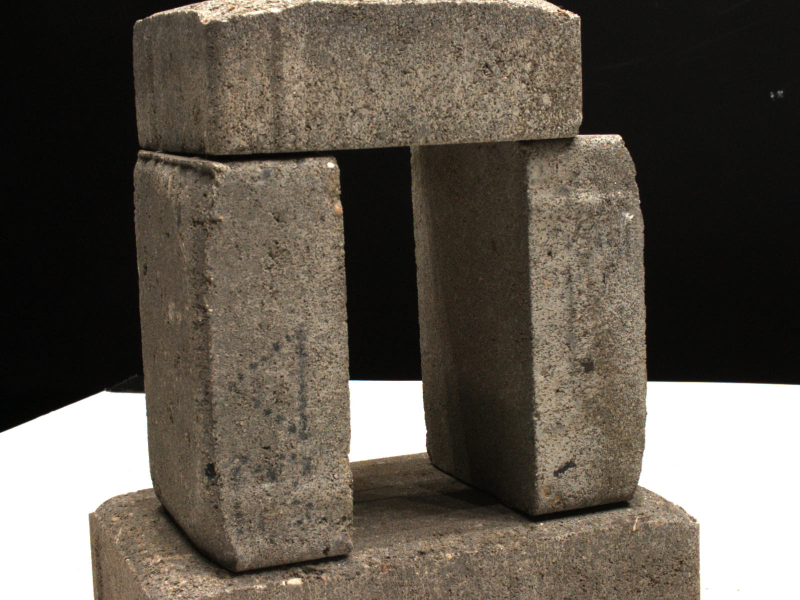
#> input picture ex_02_sfm_and_stereo/code/sfm/img1.jpg, 1600 x 1200 px (shown at 1/2 size)
$ jupyter execute --allow-errors sfm.ipynb   (shell and % lines are left out)
#> lines starting #> are read from the running program, lines starting #| are printed output that depends on the picture; after the words box and inside, x2 and y2 are one past the last pixel; in counts of white or black regions, pixels touching at a corner belong together
# Computer Vision Lecture - Exercise 2 Part 1 - Structure-from-Motion

This first part of exercise 2 contains hands-on coding problems in two-frame structure from motion. More specifically, given a pair of views with known camera intrinsics and matched correspondence points based on SIFT features, we will implement the 8-point algorithm to recover both the fundamental and essential matrix. We will look at both the "vanilla" and the normalized version and compare their robustness to noisy correspondence points. In a next step, we will implement triangulation via the DLT, which you are already familiar with from the previous exercise. With that
we have all the necessary building blocks to recover both the relative pose of the two views and a 3d-reconstruction of the scene.

As in the previous exercise, this notebook guides you through the relevant steps. When you see helper functions, you don't need to do anything - they are already implemented. The functions you need to implement are indicated as Exercise Function and where applicable the sections you need to fill in are marked. Sometimes, you can find Hints - these are written upside-down so you can first try to find the solution without reading them.

Happy hacking!

## Preliminaries

Let's first import relevant libaries, load the images/views along with their calibration data and visualize them.

[cell 1]
#Uncomment below to install dependencies in google colab

import cv2
import json

import numpy as np
import matplotlib.pyplot as plt

# Load images
img1 = cv2.cvtColor(cv2.imread('./img1.jpg'), cv2.COLOR_BGR2RGB)
img2 = cv2.cvtColor(cv2.imread('./img2.jpg'), cv2.COLOR_BGR2RGB)
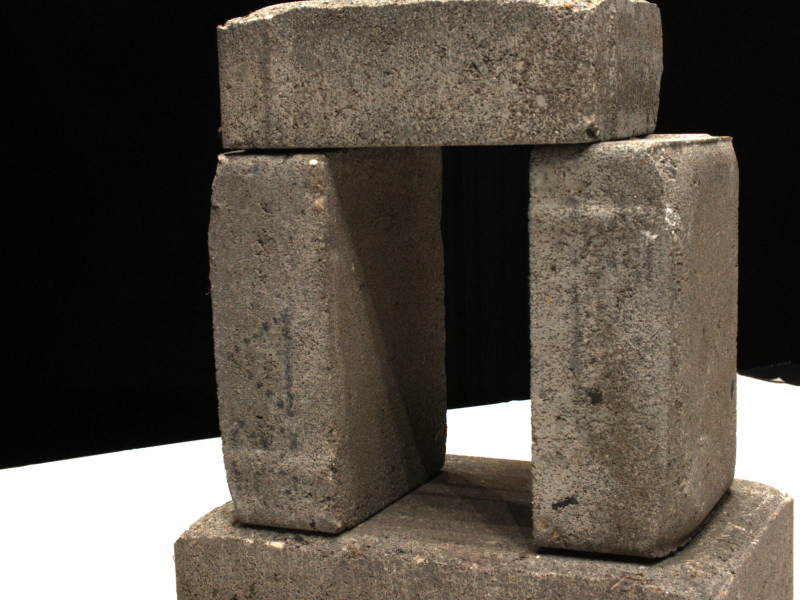
#> input picture ex_02_sfm_and_stereo/code/sfm/img2.jpg, 1600 x 1200 px (shown at 1/2 size)

# Load cameras file
camera_dict = np.load('./cameras.npz')
#> (reads ex_02_sfm_and_stereo/code/sfm/cameras.npz from the repository)
# camera1
scale_mat1 = camera_dict['scale_mat_%d' % 45].astype(np.float32)
world_mat1 = camera_dict['world_mat_%d' % 45].astype(np.float32)
proj_mat1 = (world_mat1 @ scale_mat1)[:3, :4]
K1 = cv2.decomposeProjectionMatrix(proj_mat1)[0]
K1 = K1/K1[2, 2]
# camera2
scale_mat2 = camera_dict['scale_mat_%d' % 41].astype(np.float32)
world_mat2 = camera_dict['world_mat_%d' % 41].astype(np.float32)
proj_mat2 = (world_mat2 @ scale_mat2)[:3, :4]
K2 = cv2.decomposeProjectionMatrix(proj_mat2)[0]
K2 = K2/K2[2, 2]

# Let's visualize the images
f = plt.figure(figsize=(15, 5))
ax1 = f.add_subplot(121)
ax2 = f.add_subplot(122)
ax1.imshow(img1)
ax2.imshow(img2)
plt.show()
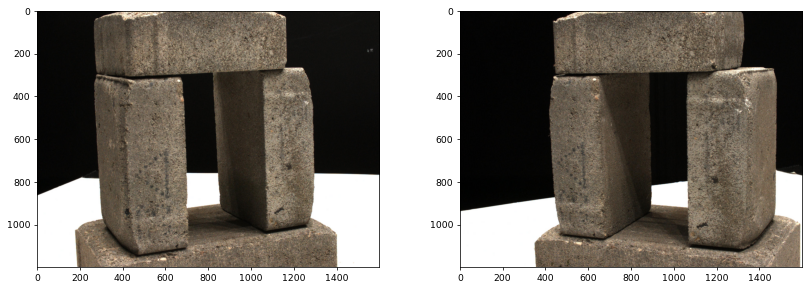
#> figure drawn by matplotlib, 2 panels

Next, we need to find correspondence points for the two views. For this we provide a helper function which first finds salient points using SIFT and then performs k-nearest neighbour matching based on these SIFT features. To remove outliers we perform the ratio test. SIFT is just one of many descriptors implemented in OpenCV - feel free to try some others and also play around with the ratio parameter for outlier removal. Once computed, we can visualize the matches.

[cell 2]
###########################
##### Helper Function #####
###########################
def get_keypoints(img1, img2):
    '''
    Finds correspondence points between two images by searching for salient
    points via SIFT and then searching for matches via k-nearest neighours.
    Performs a ratio test to filter for outliers.

    Args:
        img1 (np.ndarray): image, first view
        img2 (np.ndarray): image, second view
    Returns:
        p_source(np.ndarray): Nx3 array of correspondence points in first view
            in homogenous image coordinates.
        p_source(np.ndarray): Nx3 array of correspondence points in second view
            in homogenous image coordinates.
    '''
    # Initialize feature description algorithm
    # We are going to use SIFT but OpenCV provides
    # implementations for many more - feel free to try them!
    descriptor = cv2.SIFT_create(nfeatures=10000)

    keypoints1, features1 = descriptor.detectAndCompute(img1, None)
#> keypoints1 = 10000 keypoints; strongest (x, y, size): (204, 883, 140.3), (662, 329, 9.6), (1153, 31, 4.4), (1135, 24, 5.1)
    keypoints2, features2 = descriptor.detectAndCompute(img2, None)
#> keypoints2 = 10001 keypoints; strongest (x, y, size): (974, 866, 95.1), (360, 966, 127.5), (442, 314, 9), (1557, 758, 4.7)

    # Initialize matching algorithm
    # We are going to use k-nearest neighbours with L2 as the distance measure
    bf = cv2.BFMatcher_create(cv2.NORM_L2)

    # Find matching points
    matches = bf.knnMatch(features1, features2, k=2)
#> matches = 10000 matches

    # Remove outliers via ratio test
    good = []
    for m, n in matches:
        if m.distance < 0.5 * n.distance:
            good.append(m)
#> after the loop, good = 458 matches

    # Select matched points
    keypoints1 = np.float32(
        [ keypoints1[good_match.queryIdx].pt for good_match in good ]
    ).reshape(-1,2)
#> keypoints1 = 458 pairs, first value 474.4 to 1276, second value 16.28 to 1176
    keypoints2 = np.float32(
        [ keypoints2[good_match.trainIdx].pt for good_match in good ]
    ).reshape(-1,2)
#> keypoints2 = 458 pairs, first value 469.6 to 1322.4, second value 10.74 to 1102.3

    # Augment point vectors
    N = keypoints1.shape[0]
    keypoints1 = np.concatenate([keypoints1, np.ones((N, 1))], axis=-1)
#> keypoints1 = 458 rows, first 8: [1269.4, 610.6, 1], [1264, 438.5, 1], [1250.3, 442.6, 1], [1244.3, 584, 1], [1230.7, 365.9, 1], [1230.7, 365.9, 1], [1228.8, 582.5, 1], [1226.2, 686.8, 1]
    keypoints2 = np.concatenate([keypoints2, np.ones((N, 1))], axis=-1)
#> keypoints2 = 458 rows, first 8: [1312.6, 675.6, 1], [1310.4, 478.5, 1], [1293.3, 482, 1], [1281.2, 641.5, 1], [1270, 393.2, 1], [1270, 393.2, 1], [1261.4, 637.7, 1], [1254.5, 753.8, 1]

    return keypoints1, keypoints2

###########################
##### Helper Function #####
###########################
def draw_matches(img1, img2, keypoints1, keypoints2):
    '''
    Returns a visualization of correspondences accross two images.

    Args:
        img1 (np.ndarray): image, first view
        img2 (np.ndarray): image, second view
        keypoints1 (np.ndarray): Nx3 array of correspondence points in first
            view in homogenous image coordinates.
        keypoints2 (np.ndarray): Nx3 array of correspondence points in second
            view in homogenous image coordinates.

    Returns:
        output_img (np.ndarray): image, horizontally stacked first and sedond
        view with correspondence points overlaid.
    '''
    h1, w1 = img1.shape[:2]
    h2, w2 = img2.shape[:2]

    # stack views horizontally
    output_img = np.zeros((max([h1, h2]), w1 + w2, 3), dtype='uint8')
    output_img[:h1, :w1, :] = np.dstack([img1])
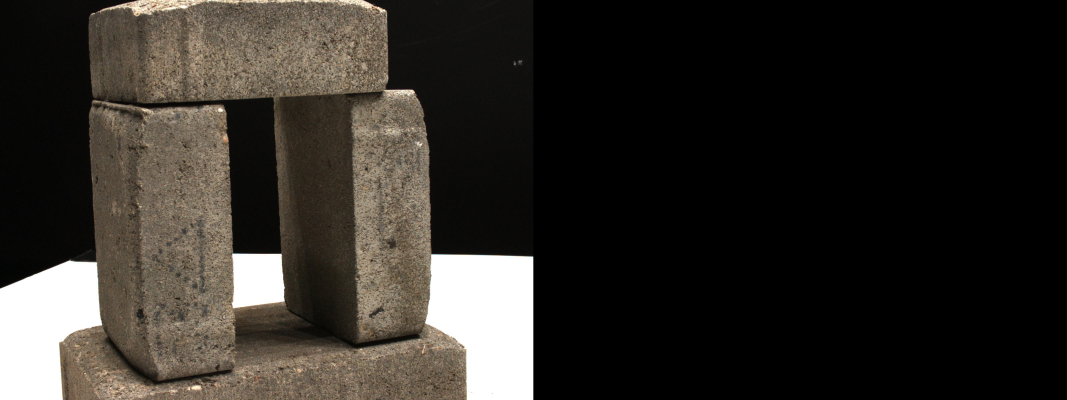
#> output_img: shape (1200, 3200, 3) (shown at 1/3 size); mean R, G, B 47.6, 43.9, 39
    output_img[:h2, w1:w1 + w2, :] = np.dstack([img2])
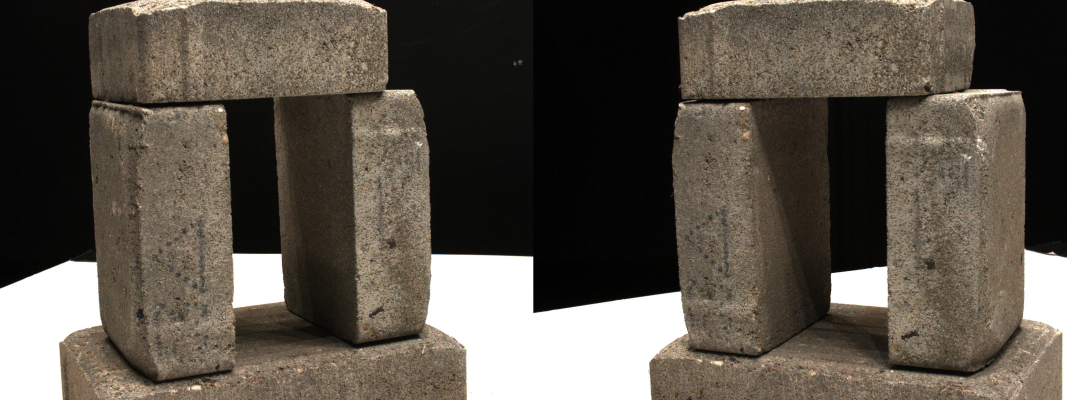
#> output_img: shape (1200, 3200, 3) (shown at 1/3 size); mean R, G, B 90.3, 83, 73.5

    # draw correspondences
    # we only visualize only a subset for clarity
    for p1, p2 in zip(keypoints1[::4], keypoints2[::4]):
        (x1, y1) = p1[:2]
        (x2, y2) = p2[:2]

        cv2.circle(output_img, (int(x1), int(y1)), 10, (0, 255, 255), 10)
        cv2.circle(output_img, (int(x2) + w1, int(y2)), 10, (0, 255, 255), 10)

        cv2.line(output_img, (int(x1), int(y1)), (int(x2) + w1, int(y2)), (0, 255, 255), 5)
#> this loop made 115 passes
#> (p1, p2, x1, y1, x2, y2) on passes 1 to 6: ([1269.4, 610.6, 1], [1312.6, 675.6, 1], 1269.4, 610.6, 1312.6, 675.6), ([1230.7, 365.9, 1], [1270, 393.2, 1], 1230.7, 365.9, 1270, 393.2), ([1220.1, 678.4, 1], [1246.9, 743.5, 1], 1220.1, 678.4, 1246.9, 743.5), ([1157.6, 631.7, 1], [1171.3, 680.9, 1], 1157.6, 631.7, 1171.3, 680.9), ([1142.3, 814.4, 1], [1148.6, 877.5, 1], 1142.3, 814.4, 1148.6, 877.5), ([1128.6, 811.2, 1], [1131.9, 870.9, 1], 1128.6, 811.2, 1131.9, 870.9)
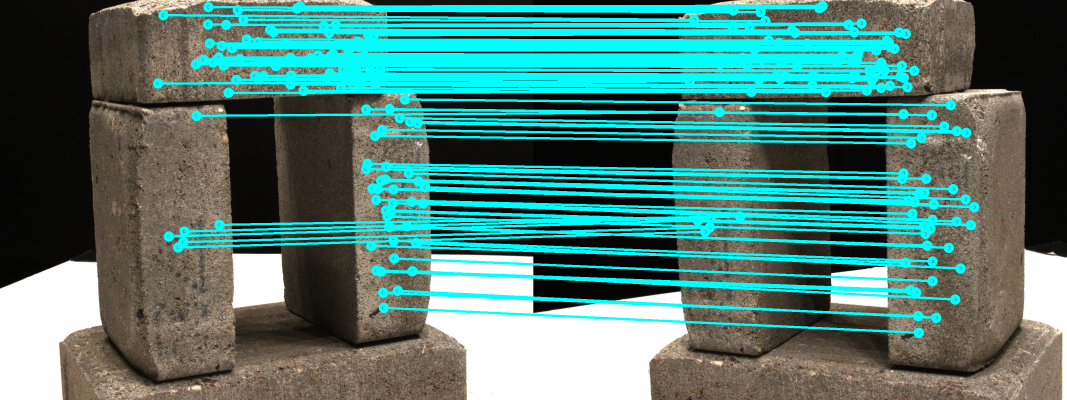
#> output_img: shape (1200, 3200, 3) (shown at 1/3 size); mean R, G, B 75.3, 126, 118.5

    return output_img

# compute and visualize correspondences
keypoints1, keypoints2 = get_keypoints(img1, img2)
correspondence_vis = draw_matches(img1, img2, keypoints1, keypoints2)
fig = plt.figure(figsize=(15,10))
plt.imshow(correspondence_vis)
plt.show()

## The 8-Point Algorithm

Now that we have sensible correspondence points we can begin recovering some geometry.

### Exercise function 1

In the skeleton below, implement the standard version of the 8-point algorithm (no normalization) to compute the fundamental matrix from a set of corresponding points in homogenous image coordinates.

*Hint 1*: ˙suoᴉʇɔǝɹᴉp ʎɐɹ lɐɔol ɟo pɐǝʇsuᴉ sǝʇɐuᴉpɹooɔ ǝƃɐɯᴉ ɯoɹɟ punoɟ ʇsnɾ 'ǝɹnʇɔǝl ǝɥʇ uᴉ uʍoɥs sɐ xᴉɹʇɐɯ lɐᴉʇuǝssǝ ǝɥʇ ɹoɟ sɐ ǝɯɐs ǝɥʇ sʞool ɯǝʇsʎs ɹɐǝuᴉl ǝɥ┴

[cell 3]
###########################
#### Exercise Function ####
###########################
def compute_fundamental_matrix(keypoints1, keypoints2):
    '''
    Computes the fundamental matrix from image coordinates using the 8-point
    algorithm by constructing and solving the corresponding linear system.

    Args:
        keypoints1 (np.ndarray): Nx3 array of correspondence points in first
            view in homogenous image coordinates.
        keypoints2 (np.ndarray): Nx3 array of correspondence points in second
            view in homogenous image coordinates.

    Returns:
        F (np.ndarray): 3x3 fundamental matrix.
    '''
    #######################################
    # -------------------------------------
    # TODO: ENTER CODE HERE (EXERCISE 1)
    # -------------------------------------
    point_cnt = keypoints1.shape[0]
    assert(point_cnt > 8)

    A = np.zeros([point_cnt, 9])

    for i in range(point_cnt):
        A[i] = [
            #row 1
            keypoints1[i,0] * keypoints2[i, 0],
            keypoints1[i,1] * keypoints2[i, 0],
            keypoints2[i,0],
            #row2
            keypoints1[i,0] * keypoints2[i, 1],
            keypoints1[i,1] * keypoints2[i, 1],
            keypoints2[i,1],
            #row3
            keypoints1[i,0],
            keypoints2[i,1],
            1,
            ]
    #now we have the entire A
    U, S, V = np.linalg.svd(A)
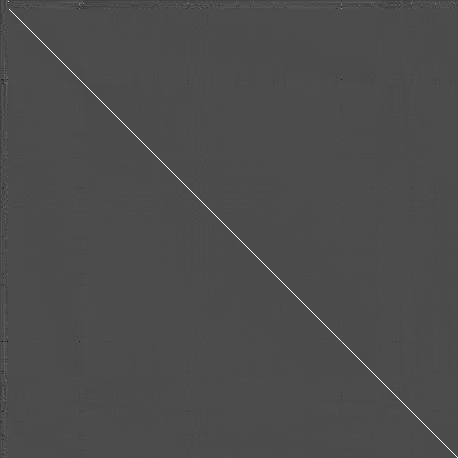
#> U: shape (458, 458) float64; min -0.427, max 0.995, mean -6.28e-05; drawn with min black and max white
#> S = [27229150.2, 7475474, 1570818.4, 110740.5, 4357.3, 338.3, 108.6, 0.239, 6.87e-13]
    F = V[-1].reshape(3,3)
#> F = [[-1.22e-19, 1.11e-18, 7.56e-17], [-9.34e-19, 7.49e-20, 0.707], [5.34e-17, -0.707, -4.87e-14]]

    U, S, V = np.linalg.svd(F)
#> U = [[-1.11e-16, 1.11e-16, -1], [-0.707, 0.708, 2.22e-16], [0.708, 0.707, 0]]; S = [0.707, 0.707, 1.22e-19]; V = [[5.43e-17, -0.708, -0.707], [5.24e-17, -0.707, 0.708], [1, 7.54e-17, 1.32e-18]]
    S[2] = 0
    F = U @ (np.diag(S) @ V)
#> F = [[-1.53e-34, 8.18e-20, 1.11e-16], [-9.34e-19, 9.95e-17, 0.707], [5.34e-17, -0.707, -4.87e-14]]
    return F/F[2,2]

Let's look at our result by visualizing the epipolar lines. How can we tell if the result is sensible?

[cell 4]
# Compute fundamental matrix using 8-point algorithm
F = compute_fundamental_matrix(keypoints1, keypoints2)
#> F = [[3.14e-21, -1.68e-06, -0.00228], [1.92e-05, -0.00204, -1.45e+13], [-0.00109, 1.45e+13, 1]]

# Compute epipolar lines
el2 = np.swapaxes(F @ keypoints1.swapaxes(0, 1), 0, 1)
#> el2 = 458 rows, first 8: [-0.0033, -1.45e+13, 8.86e+15], [-0.00301, -1.45e+13, 6.36e+15], [-0.00302, -1.45e+13, 6.42e+15], [-0.00326, -1.45e+13, 8.47e+15], [-0.00289, -1.45e+13, 5.31e+15], [-0.00289, -1.45e+13, 5.31e+15], [-0.00326, -1.45e+13, 8.45e+15], [-0.00343, -1.45e+13, 9.96e+15]
el1 = np.swapaxes(F.transpose() @ keypoints2.swapaxes(0, 1), 0, 1)
#> el1 = 458 rows, first 8: [0.0119, 1.45e+13, -9.8e+15], [0.00808, 1.45e+13, -6.94e+15], [0.00814, 1.45e+13, -6.99e+15], [0.0112, 1.45e+13, -9.31e+15], [0.00644, 1.45e+13, -5.7e+15], [0.00644, 1.45e+13, -5.7e+15], [0.0111, 1.45e+13, -9.25e+15], [0.0134, 1.45e+13, -1.09e+16]


###########################
##### Helper Function #####
###########################
def draw_epipolar_lines(img1, img2, els1, els2, kps1, kps2):
    '''
    Returns an image with epipolar lines drawn onto the images.

    Args:
        img1 (np.ndarray): image, first view
        img2 (np.ndarray): image, second view
        els1 (np.ndarray): Nx3 array of epipolar lines in the first view
            induced by correspondences in the second view.
        els2 (np.ndarray): Nx3 array of epipolar lines in the second view
            induced by correspondences in the first view.
        keypoints1 (np.ndarray): Nx3 array of correspondence points in first
            view in homogenous image coordinates.
        keypoints2 (np.ndarray): Nx3 array of correspondence points in second
            view in homogenous image coordinates.

    Returns:
        output_img (np.ndarray): image, horizontally stacked first and sedond
        view with correspondence points overlaid.
    '''
    h1, w1 = img1.shape[:2]
    h2, w2 = img2.shape[:2]

    output_img = np.zeros((max([h1, h2]), w1 + w2, 3), dtype='uint8')
    output_img[:h1, :w1, :] = np.dstack([img1])
    output_img[:h2, w1:w1 + w2, :] = np.dstack([img2])

    for p1, el1, p2, el2 in zip(kps1, els1, kps2, els2):
        (x1, y1) = p1[:2]
        (x2, y2) = p2[:2]

        el1_x_0, el1_y_0 = map(int, [0, -el1[2]/el1[1]])
        el1_x_1, el1_y_1 = map(
            int, [w1, (-el1[0] / el1[1]) * w1 - el1[2]/el1[1]]
        )
        el2_x_0, el2_y_0 = map(int, [0, -el2[2]/el2[1]])
        el2_x_1, el2_y_1 = map(
            int, [w2, (-el2[0] / el2[1]) * w2 - el2[2]/el2[1]]
        )

        cv2.circle(output_img, (int(x1), int(y1)), 10, (255, 0, 255), 10)
        cv2.circle(output_img, (int(x2) + w1, int(y2)), 10, (0, 255, 255), 10)

        cv2.line(output_img, (el1_x_0, el1_y_0), (el1_x_1, el1_y_1), (0, 255, 255), 5)
        cv2.line(output_img, (el2_x_0 + w1, el2_y_0), (el2_x_1 + w1, el2_y_1), (255, 0, 255), 5)
#> this loop made 5 passes
#> (p1, el1, p2, el2, x1, y1, x2, y2) on passes 1 to 3: ([1269.4, 610.6, 1], [0.0119, 1.45e+13, -9.8e+15], [1312.6, 675.6, 1], [-0.0033, -1.45e+13, 8.86e+15], 1269.4, 610.6, 1312.6, 675.6), ([1264, 438.5, 1], [0.00808, 1.45e+13, -6.94e+15], [1310.4, 478.5, 1], [-0.00301, -1.45e+13, 6.36e+15], 1264, 438.5, 1310.4, 478.5), ([1250.3, 442.6, 1], [0.00814, 1.45e+13, -6.99e+15], [1293.3, 482, 1], [-0.00302, -1.45e+13, 6.42e+15], 1250.3, 442.6, 1293.3, 482)
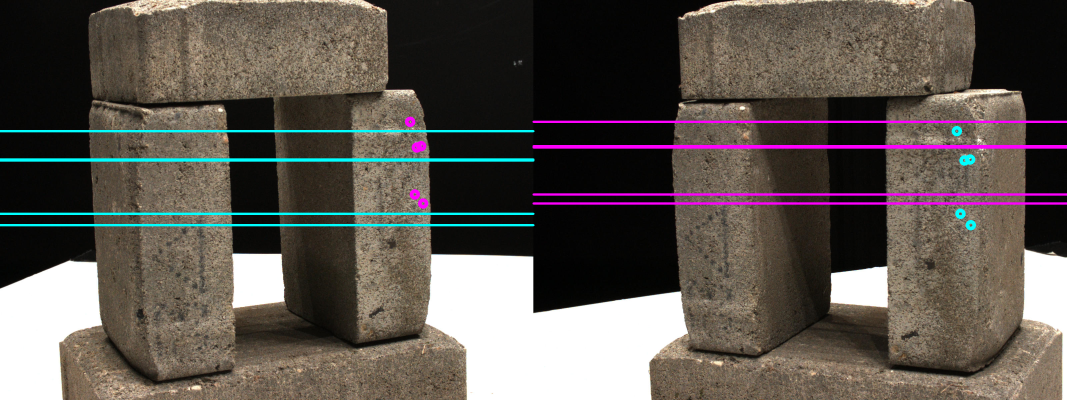
#> output_img: shape (1200, 3200, 3) (shown at 1/3 size); 2.79% of pixels changed, all inside (x1, y1, x2, y2) = (0, 350, 3200, 691)

    return output_img

# Plot epipolar lines
el_vis = draw_epipolar_lines(
    img1, img2, el1[0:5], el2[0:5], keypoints1[0:5], keypoints2[0:5]
)
fig = plt.figure(figsize=(15, 10))
plt.imshow(el_vis)
plt.show()

In this case we have fairly accurate correspondences, so the standard 8-point algorithm already works. But, as you know from lecture 3, the multiplicative measurement terms in our system of equations make the standard version of the algorihtm sensitive to measurement noise. Let's add some artificial noise and see how that affects the estimation.

[cell 5]
# add noise to correspondences
keypoints_noisy1 = np.copy(keypoints1)
#> keypoints_noisy1 has the same summary as keypoints1 in get_keypoints
keypoints_noisy2 = np.copy(keypoints2)
#> keypoints_noisy2 has the same summary as keypoints2 in get_keypoints
keypoints_noisy1[..., :2] += np.random.normal(0, 2, size=keypoints_noisy1[..., :2].shape)
keypoints_noisy2[..., :2] += np.random.normal(0, 2, size=keypoints_noisy2[..., :2].shape)

F = compute_fundamental_matrix(
    keypoints_noisy1,
    keypoints_noisy2
)
#> F = [[-1.75e-19, 0.000214, -0.00612], [-3.5e-06, -0.000396, 2.69e+12], [0.00229, -2.69e+12, 1]]

# Compute epipolar lines
el2 = np.swapaxes(F @ keypoints1.swapaxes(0, 1), 0, 1)
#> el2 = 458 rows, first 8: [0.124, 2.69e+12, -1.64e+15], [0.0877, 2.69e+12, -1.18e+15], [0.0886, 2.69e+12, -1.19e+15], [0.119, 2.69e+12, -1.57e+15], [0.0721, 2.69e+12, -9.83e+14], [0.0721, 2.69e+12, -9.83e+14], [0.118, 2.69e+12, -1.57e+15], [0.141, 2.69e+12, -1.85e+15]
el1 = np.swapaxes(F.transpose() @ keypoints2.swapaxes(0, 1), 0, 1)
#> el1 = 458 rows, first 8: [-7.19e-05, -2.69e+12, 1.82e+15], [0.000618, -2.69e+12, 1.29e+15], [0.000606, -2.69e+12, 1.3e+15], [4.75e-05, -2.69e+12, 1.72e+15], [0.000917, -2.69e+12, 1.06e+15], [0.000917, -2.69e+12, 1.06e+15], [6.09e-05, -2.69e+12, 1.71e+15], [-0.000346, -2.69e+12, 2.03e+15]

# Plot epipolar lines
el_vis = draw_epipolar_lines(
    img1, img2, el1[0:5], el2[0:5], keypoints1[0:5], keypoints2[0:5]
)
#> the loop in draw_epipolar_lines (call 2), `for p1, el1, p2, el2 in zip(kps1, els1, kps2, els2):` made 5 passes
#> (p1, el1, p2, el2, x1, y1, x2, y2) on passes 1 to 3: ([1269.4, 610.6, 1], [-7.19e-05, -2.69e+12, 1.82e+15], [1312.6, 675.6, 1], [0.124, 2.69e+12, -1.64e+15], 1269.4, 610.6, 1312.6, 675.6), ([1264, 438.5, 1], [0.000618, -2.69e+12, 1.29e+15], [1310.4, 478.5, 1], [0.0877, 2.69e+12, -1.18e+15], 1264, 438.5, 1310.4, 478.5), ([1250.3, 442.6, 1], [0.000606, -2.69e+12, 1.3e+15], [1293.3, 482, 1], [0.0886, 2.69e+12, -1.19e+15], 1250.3, 442.6, 1293.3, 482)
fig = plt.figure(figsize=(15, 10))
plt.imshow(el_vis)
plt.show()

Oops! Luckily, we can make this algorithm more robust with just a few lines of code: 1.) We first normalize the correspondence points to zero-mean and unit variance, 2.) run the 8-point algorithm on these normalized points and 3.) finally back-transform the resulting fundamental matrix. This is the normalized 8-point algorithm described in "In Defense of the 8-Point Algorithm" (Hartley, TPAMI, 1997).

### Exercise Function 2
Implement this algorithm in the following function skeleton. You can reuse exercise function 1.

[cell 6]
###########################
#### Exercise Function ####
###########################
def compute_fundamental_matrix_normalized(keypoints1, keypoints2):
    '''
    Computes the fundamental matrix from image coordinates using the normalized
    8-point algorithm by first normalizing the keypoint coordinates to zero-mean
    and unit variance, then constructing and solving the corresponding linear
    system and finally undoing the normaliziation by back-transforming the
    resulting matrix.

    Args:
        keypoints1 (np.ndarray): Nx3 array of correspondence points in first
            view in homogenous image coordinates.
        keypoints2 (np.ndarray): Nx3 array of correspondence points in second
            view in homogenous image coordinates.

    Returns:
        F (np.ndarray): 3x3 fundamental matrix.
    '''
    #######################################
    # -------------------------------------
    # TODO: ENTER CODE HERE (EXERCISE 2)
    # -------------------------------------
    #first get the central points of 2 point sets
    center1 = np.mean(keypoints1, axis = 0)
#> center1 = [979.7, 362.1, 1]
    center2 = np.mean(keypoints2, axis = 1)
#> center2 = 458 values, max 780.8 at index 399, min 180.3 at index 380, mean 450.2

    #get scale
    scale1 = np.sqrt(2.) / np.mean(np.linalg.norm(keypoints1 - center1, axis = 1))
#> scale1 = 0.00465
    scale1 = np.sqrt(2.) / np.mean(np.linalg.norm(keypoints2 - center2, axis = 1))


    return F
